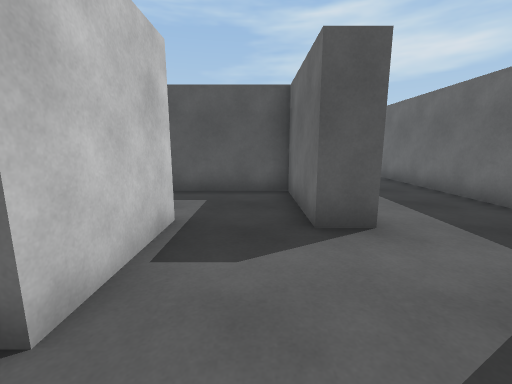
View 1 (above)

16 first-person views from a walk through a 3-D level made in the Unity game engine. The camera is 1.3 m above the floor, tilts 10° down and sees 90° across. The floor is counted in squares, 1 m on a side. Each view is taken from the middle of a square. On the plan, view 1 faces up. The plan holds only what a view shows up to about 13 squares ahead; the rest is blank. The player is left out.

View 2
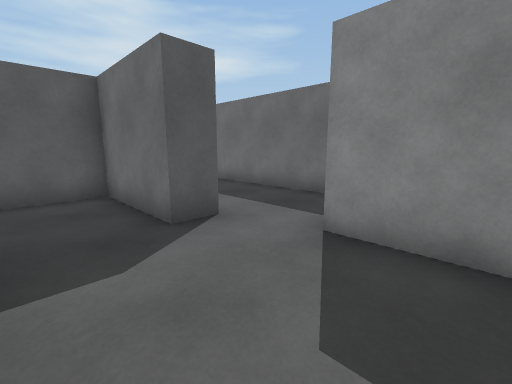

View 3
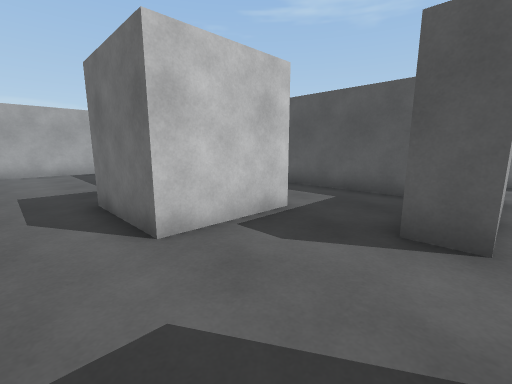

View 4
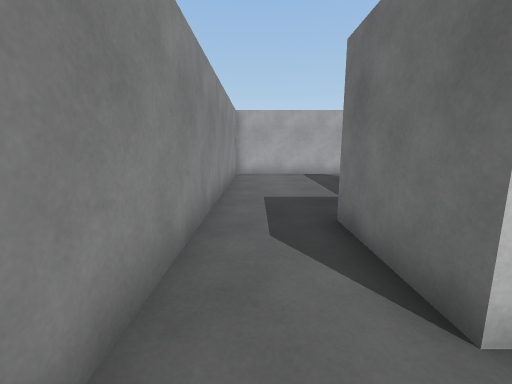

View 5
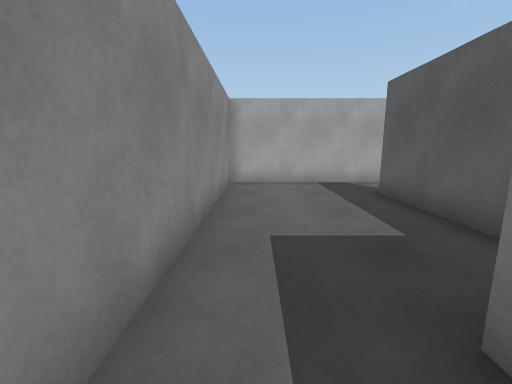

View 6
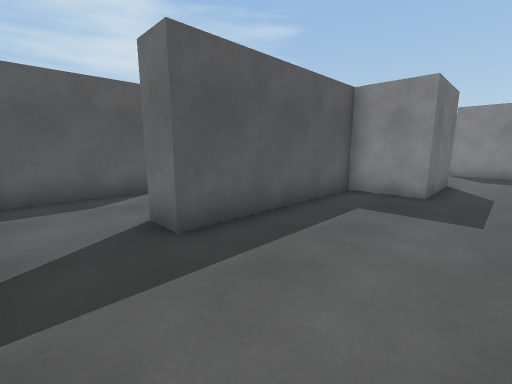

View 7
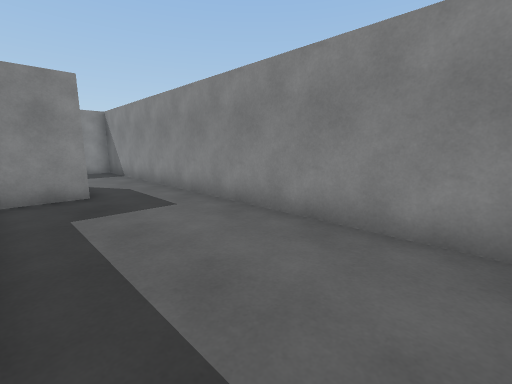

View 8
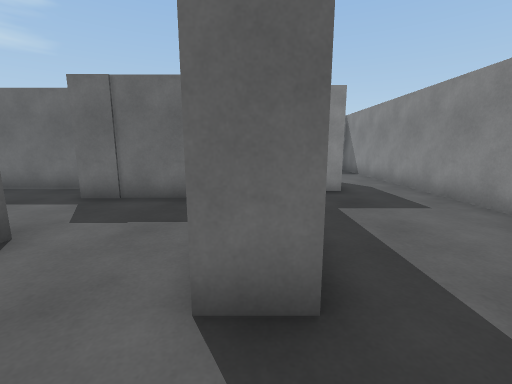

View 9
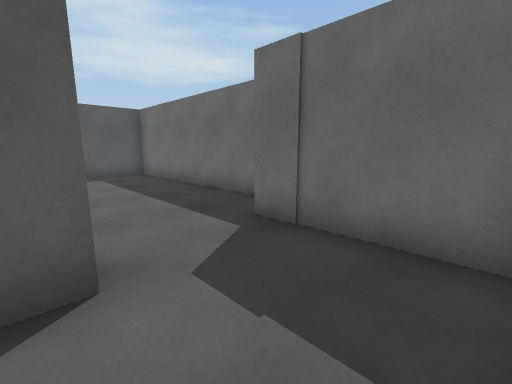

View 10
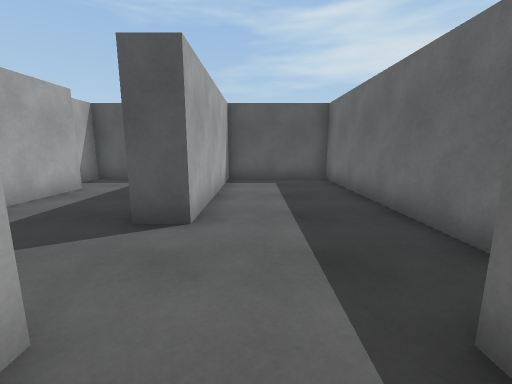

View 11
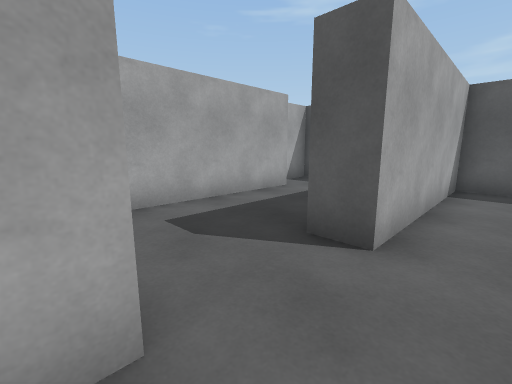

View 12
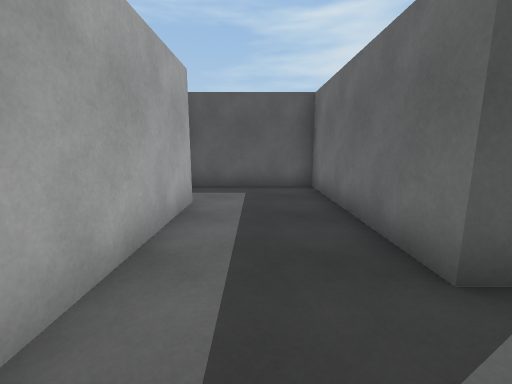

View 13
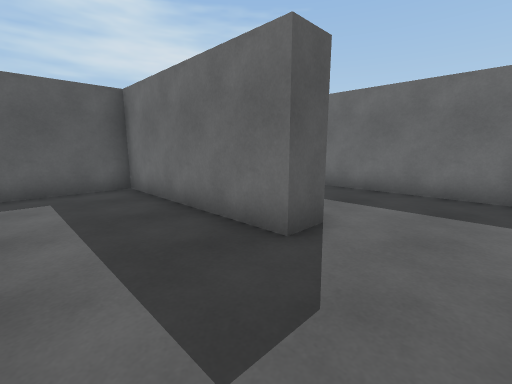

View 14
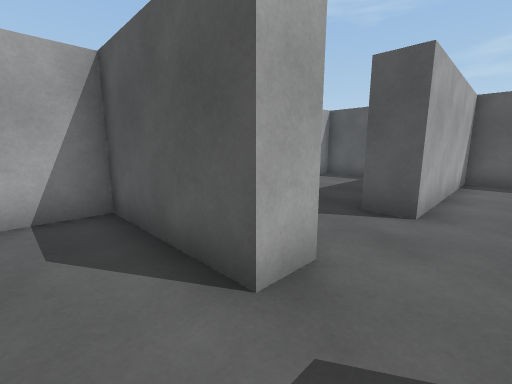

View 15
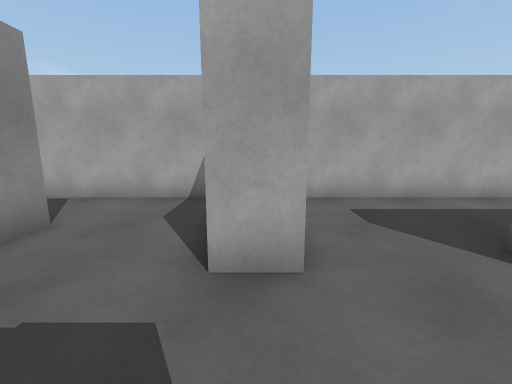

View 16
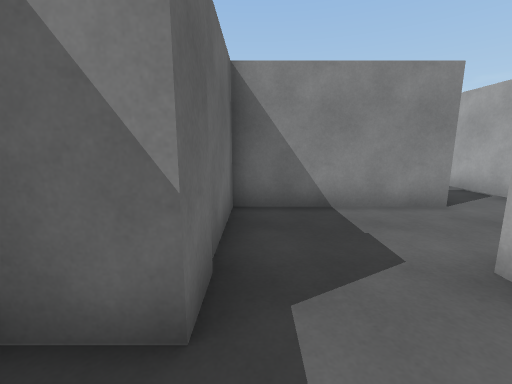

### Floor plan
Ten units are one square. View 1 is at (0, 0); x grows to the right and y downward. Boxes are objects, and circles mark ways between rooms. Rooms are numbered by the first view taken in them; rooms with no view inside come last. Other rooms are left out.
<svg viewBox="-140 -180 175 194">
<path fill="none" stroke="#000" d="M20 -40 10 -40M-15 -35 -15 -15M-5 9 25 9 25 -20M-125 -45 -125 9 -5 9M-15 -15 -45 -15 -45 -35 -102 -35 -102 -45M-85 -86 -85 -75 -125 -75 -125 -45M-41 -89 -41 -175 -81 -175 -81 -112M-102 -45 -55 -45 -55 -85 -44 -85M-125 -151 -125 -92M-81 -112 -91 -112 -91 -175 -135 -175 -135 -162M-15 -45 -15 -35M10 -40 10 -75 -39 -75"/>
<circle cx="-15" cy="-5" r="3" fill="#2a7"/>
<circle cx="-5" cy="-40" r="3" fill="#2a7"/>
<circle cx="-115" cy="-40" r="3" fill="#2a7"/>
<circle cx="-90" cy="-95" r="3" fill="#2a7"/>
<text x="10" y="-20">1</text>
<text x="-80" y="-10">2</text>
<text x="-70" y="-100">3</text>
<text x="-110" y="-130">4</text>
<text x="-20" y="-60">5</text>
</svg>
Room 1 opens to room 2. Room 1 opens to room 5. Room 2 opens to room 3. Room 3 opens to room 4.

Where each view was taken, in squares from view 1:
view 1: 0 up, 0 right, facing up
view 2: 0 up, 1 left, facing up-right
view 3: 0 up, 2 right, facing up-left
view 4: 0 up, 0 right, facing left
view 5: 0 up, 3 left, facing left
view 6: 0 up, 12 left, facing up-right
view 7: 3 up, 12 left, facing down-right
view 8: 4 up, 12 left, facing right
view 9: 5 up, 9 left, facing up-right
view 10: 7 up, 7 left, facing up
view 11: 8 up, 7 left, facing up-left
view 12: 9 up, 11 left, facing up
view 13: 9 up, 12 left, facing up-right
view 14: 6 up, 7 left, facing up-left
view 15: 8 up, 6 left, facing left
view 16: 10 up, 6 left, facing down
